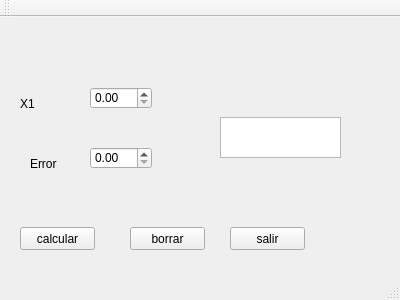
<?xml version="1.0" encoding="UTF-8"?>
<ui version="4.0">
 <class>MainWindow</class>
 <widget class="QMainWindow" name="MainWindow">
  <property name="geometry">
   <rect>
    <x>0</x>
    <y>0</y>
    <width>400</width>
    <height>300</height>
   </rect>
  </property>
  <property name="windowTitle">
   <string>MainWindow</string>
  </property>
  <widget class="QWidget" name="centralWidget">
   <widget class="QPushButton" name="Borra">
    <property name="geometry">
     <rect>
      <x>130</x>
      <y>210</y>
      <width>75</width>
      <height>23</height>
     </rect>
    </property>
    <property name="text">
     <string>borrar</string>
    </property>
   </widget>
   <widget class="QTextBrowser" name="Texto">
    <property name="geometry">
     <rect>
      <x>220</x>
      <y>100</y>
      <width>121</width>
      <height>41</height>
     </rect>
    </property>
   </widget>
   <widget class="QDoubleSpinBox" name="X1">
    <property name="geometry">
     <rect>
      <x>90</x>
      <y>70</y>
      <width>62</width>
      <height>22</height>
     </rect>
    </property>
   </widget>
   <widget class="QPushButton" name="Calcular">
    <property name="geometry">
     <rect>
      <x>20</x>
      <y>210</y>
      <width>75</width>
      <height>23</height>
     </rect>
    </property>
    <property name="text">
     <string>calcular</string>
    </property>
   </widget>
   <widget class="QDoubleSpinBox" name="Error">
    <property name="geometry">
     <rect>
      <x>90</x>
      <y>130</y>
      <width>62</width>
      <height>22</height>
     </rect>
    </property>
   </widget>
   <widget class="QPushButton" name="Salir">
    <property name="geometry">
     <rect>
      <x>230</x>
      <y>210</y>
      <width>75</width>
      <height>23</height>
     </rect>
    </property>
    <property name="text">
     <string>salir</string>
    </property>
   </widget>
   <widget class="QLabel" name="label">
    <property name="geometry">
     <rect>
      <x>20</x>
      <y>80</y>
      <width>47</width>
      <height>13</height>
     </rect>
    </property>
    <property name="text">
     <string>X1</string>
    </property>
   </widget>
   <widget class="QLabel" name="label_2">
    <property name="geometry">
     <rect>
      <x>30</x>
      <y>140</y>
      <width>47</width>
      <height>13</height>
     </rect>
    </property>
    <property name="text">
     <string>Error</string>
    </property>
   </widget>
  </widget>
  <widget class="QMenuBar" name="menuBar">
   <property name="geometry">
    <rect>
     <x>0</x>
     <y>0</y>
     <width>400</width>
     <height>21</height>
    </rect>
   </property>
  </widget>
  <widget class="QToolBar" name="mainToolBar">
   <attribute name="toolBarArea">
    <enum>TopToolBarArea</enum>
   </attribute>
   <attribute name="toolBarBreak">
    <bool>false</bool>
   </attribute>
  </widget>
  <widget class="QStatusBar" name="statusBar"/>
 </widget>
 <layoutdefault spacing="6" margin="11"/>
 <resources/>
 <connections/>
</ui>
